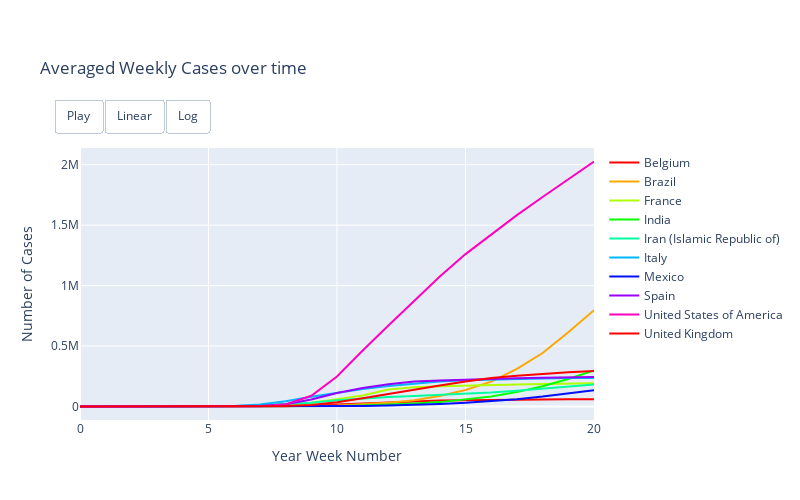

Notebook source saved alongside this figure:
### Code cell
import plotly.graph_objects as go

colorscale = px.colors.cyclical.HSV

plot_data = []
for i, j in zip(range(len(topten_weekly_results)), list(top_trends['Country/Region'].unique())):
    plot_data.append(go.Scatter(x=[i for i in range(len(topten_weekly_results[i]))], 
                                y=topten_weekly_results[i],
                                mode="lines",
                                name=j,
                                line=dict(color=colorscale[i], width=2)))

# Create figure
fig = go.Figure(
    data=plot_data,
        layout=go.Layout(
        title_text="Averaged Weekly Cases over time", hovermode="closest",
        updatemenus= [
            {
                "buttons": [
                    {
                        "args": [None, {"frame": {"duration": 200, "redraw": False},
                                        "fromcurrent": True, 
                                        "transition": {"duration": 100,
                                                       "easing": "quadratic-in-out"}}],
                        "label": "Play",
                        "method": "animate"
                    },
                    dict(label="Linear",  
                          method="relayout", 
                          args=[{"yaxis.type": "linear"}]),
                     dict(label="Log", 
                          method="relayout", 
                          args=[{"yaxis.type": "log"}]),
                ],
                "direction": "left",
                "pad": {"r": 10, "t": 87},
                "showactive": False,
                "type": "buttons",
                "x": 0.27,
                "xanchor": "right",
                "y": 1.5,
                "yanchor": "top"
            }
        ]),
    
    frames=[go.Frame(
        data=[
                         go.Scatter(
            x=[i for i in range(k)], 
            y=topten_weekly_results[0],
            mode="lines"),
                         go.Scatter(
            x=[i for i in range(k)], 
            y=topten_weekly_results[1],
            mode="lines"),
                         go.Scatter(
            x=[i for i in range(k)], 
            y=topten_weekly_results[2],
            mode="lines"),
                         go.Scatter(
            x=[i for i in range(k)], 
            y=topten_weekly_results[3],
            mode="lines"),
                         go.Scatter(
            x=[i for i in range(k)], 
            y=topten_weekly_results[4],
            mode="lines"),
                         go.Scatter(
            x=[i for i in range(k)], 
            y=topten_weekly_results[5],
            mode="lines"),
                         go.Scatter(
            x=[i for i in range(k)], 
            y=topten_weekly_results[6],
            mode="lines"),
                         go.Scatter(
            x=[i for i in range(k)], 
            y=topten_weekly_results[7],
            mode="lines"),
                         go.Scatter(
            x=[i for i in range(k)], 
            y=topten_weekly_results[8],
            mode="lines"),
                         go.Scatter(
            x=[i for i in range(k)], 
            y=topten_weekly_results[9],
            mode="lines")
        ]) for k in range(len(topten_weekly_results[9]))],
    
)

fig.update_layout(height=500, width=800, yaxis_type="log") 
fig.update_xaxes(title_text="Year Week Number")
fig.update_yaxes(title_text="Number of Cases")
fig.show()

### Figure 1 — Plotly figure (JSON) as saved in the notebook; plotly's stock layout.template omitted (floating-point values rounded to 4 significant figures)
{"data": [{"line": {"color": "#ff0000", "width": 2}, "mode": "lines", "name": "Belgium", "type": "scatter", "x": [0, 1, 2, 3, 4, 5, 6, 7, 8, 9, 10, 11, 12, 13, 14, 15, 16, 17, 18, 19, 20], "y": [0, 0, 0.8571, 1, 1, 1.143, 81.71, 466.9, 2008.0, 6634, 15554, 25100.0, 34560.0, 43050.0, 48410.0, 51520.0, 54340.0, 56283, 57838, 58827, 59690.0, 60170.0]}, {"line": {"color": "#ffa700", "width": 2}, "mode": "lines", "name": "Brazil", "type": "scatter", "x": [0, 1, 2, 3, 4, 5, 6, 7, 8, 9, 10, 11, 12, 13, 14, 15, 16, 17, 18, 19, 20], "y": [0, 0, 0, 0, 0, 1, 8.286, 87.14, 696.3, 3041, 7960.0, 17570.0, 30920.0, 50870.0, 85530.0, 136000.0, 205100.0, 310100.0, 442100.0, 613000.0, 795600.0, 922279]}, {"line": {"color": "#afff00", "width": 2}, "mode": "lines", "name": "France", "type": "scatter", "x": [0, 1, 2, 3, 4, 5, 6, 7, 8, 9, 10, 11, 12, 13, 14, 15, 16, 17, 18, 19, 20], "y": [1.6, 4.857, 7.429, 11.29, 12, 52.71, 544.9, 2901.0, 11140.0, 30020.0, 60260.0, 90460.0, 140700.0, 158800.0, 167658, 174200.0, 178861, 181800.0, 185700.0, 190200.0, 192600.0, 194500.0]}, {"line": {"color": "#08ff00", "width": 2}, "mode": "lines", "name": "India", "type": "scatter", "x": [0, 1, 2, 3, 4, 5, 6, 7, 8, 9, 10, 11, 12, 13, 14, 15, 16, 17, 18, 19, 20], "y": [0, 0.7143, 3, 3, 3, 3, 24.57, 75.86, 225.9, 759.6, 2347.0, 6854.0, 13630.0, 23110.0, 35450.0, 56410.0, 82460.0, 118830, 166400.0, 227100.0, 298400.0, 354700.0]}, {"line": {"color": "#00ff9f", "width": 2}, "mode": "lines", "name": "Iran (Islamic Republic of)", "type": "scatter", "x": [0, 1, 2, 3, 4, 5, 6, 7, 8, 9, 10, 11, 12, 13, 14, 15, 16, 17, 18, 19, 20], "y": [0, 0, 0, 0, 13.71, 357, 3915.0, 10330.0, 18400.0, 30050.0, 50190.0, 66260.0, 77880.0, 87050.0, 94553, 103100.0, 114648, 129200.0, 144300.0, 163600.0, 180400.0, 192500.0]}, {"line": {"color": "#00b7ff", "width": 2}, "mode": "lines", "name": "Italy", "type": "scatter", "x": [0, 1, 2, 3, 4, 5, 6, 7, 8, 9, 10, 11, 12, 13, 14, 15, 16, 17, 18, 19, 20], "y": [0, 0.8571, 2.429, 3, 35.57, 767, 4197, 15780, 42280.0, 80680.0, 115300.0, 143900.0, 169100.0, 189800.0, 205300.0, 215700.0, 222900.0, 228000.0, 231600.0, 234100.0, 236100.0, 237500.0]}, {"line": {"color": "#0010ff", "width": 2}, "mode": "lines", "name": "Mexico", "type": "scatter", "x": [0, 1, 2, 3, 4, 5, 6, 7, 8, 9, 10, 11, 12, 13, 14, 15, 16, 17, 18, 19, 20], "y": [0, 0, 0, 0, 0, 1.429, 5.571, 22, 175.3, 627.1, 1560.0, 3510, 6456.0, 11690.0, 19370.0, 29740.0, 42690.0, 59880.0, 81130.0, 105500.0, 133800.0, 155000.0]}, {"line": {"color": "#9700ff", "width": 2}, "mode": "lines", "name": "Spain", "type": "scatter", "x": [0, 1, 2, 3, 4, 5, 6, 7, 8, 9, 10, 11, 12, 13, 14, 15, 16, 17, 18, 19, 20], "y": [0, 0.2857, 1.143, 2, 2, 28.14, 334.1, 3820.0, 18300.0, 57340.0, 111000.0, 152600.0, 183800.0, 206000.0, 213700.0, 221400.0, 229300.0, 233600.0, 237585, 240600.0, 242800.0, 244400.0]}, {"line": {"color": "#ff00bf", "width": 2}, "mode": "lines", "name": "United States of America", "type": "scatter", "x": [0, 1, 2, 3, 4, 5, 6, 7, 8, 9, 10, 11, 12, 13, 14, 15, 16, 17, 18, 19, 20], "y": [2.2, 6.143, 11, 12.43, 13.86, 18.71, 202, 1699.0, 16090.0, 87650.0, 247700.0, 463100.0, 669500.0, 874200.0, 1075224, 1260607, 1423000.0, 1583000.0, 1732830, 1881000.0, 2026000.0, 2138349]}, {"line": {"color": "#ff0000", "width": 2}, "mode": "lines", "name": "United Kingdom", "type": "scatter", "x": [0, 1, 2, 3, 4, 5, 6, 7, 8, 9, 10, 11, 12, 13, 14, 15, 16, 17, 18, 19, 20], "y": [0, 0.8571, 2.429, 8.714, 9, 19, 134, 673.6, 3385, 12597, 34510.0, 67890.0, 104900.0, 139700.0, 172800.0, 206900.0, 234600.0, 253500.0, 270200.0, 282900.0, 293100.0, 299544]}], "layout": {"height": 500, "hovermode": "closest", "title": {"text": "Averaged Weekly Cases over time"}, "updatemenus": [{"active": 0, "buttons": [{"args": [null, {"frame": {"duration": 200, "redraw": false}, "fromcurrent": true, "transition": {"duration": 100, "easing": "quadratic-in-out"}}], "label": "Play", "method": "animate"}, {"args": [{"yaxis.type": "linear"}], "label": "Linear", "method": "relayout"}, {"args": [{"yaxis.type": "log"}], "label": "Log", "method": "relayout"}], "direction": "left", "pad": {"r": 10, "t": 87}, "showactive": false, "type": "buttons", "x": 0.27, "xanchor": "right", "y": 1.5, "yanchor": "top"}], "width": 800, "xaxis": {"autorange": true, "range": [0, 20], "title": {"text": "Year Week Number"}, "type": "linear"}, "yaxis": {"autorange": true, "range": [-112600.0, 2139000.0], "title": {"text": "Number of Cases"}, "type": "linear"}}}
